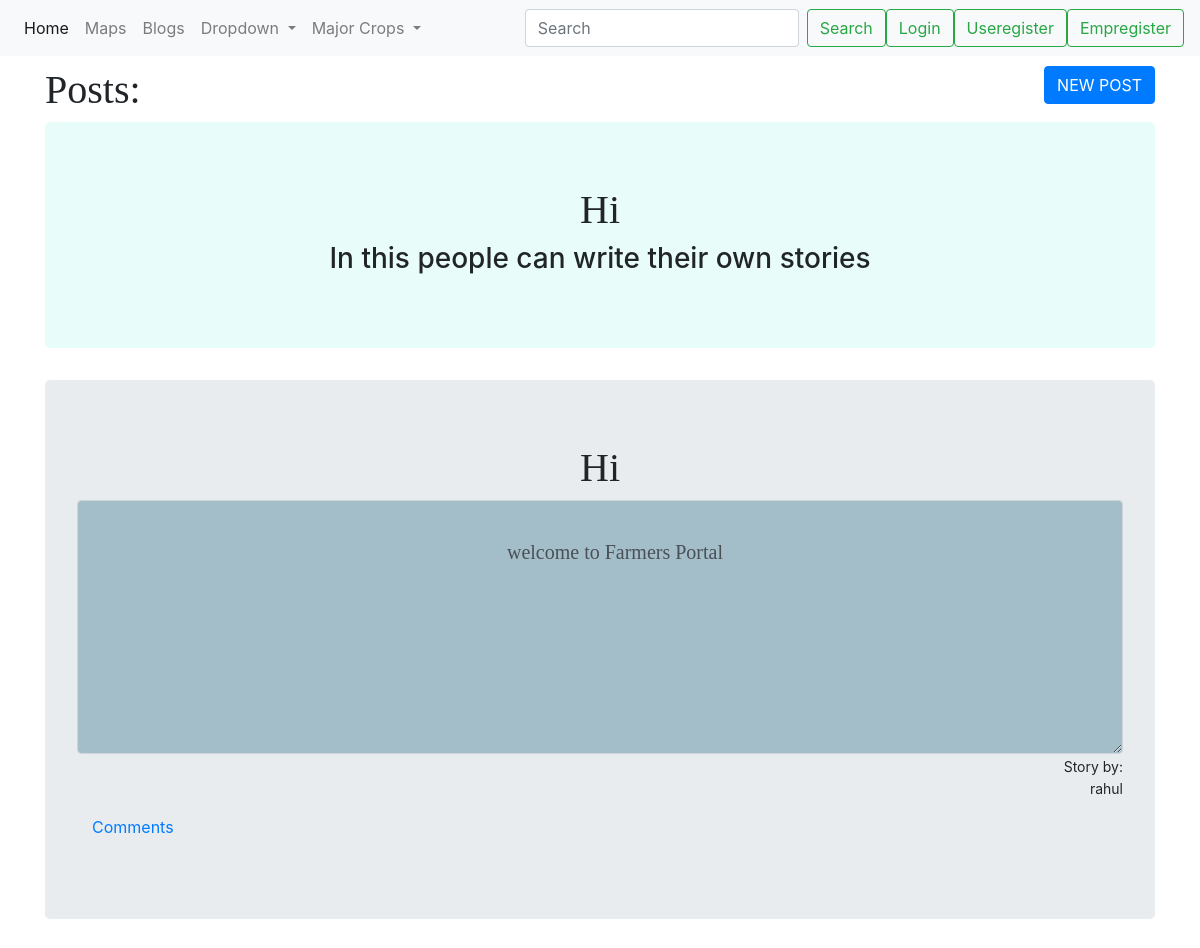
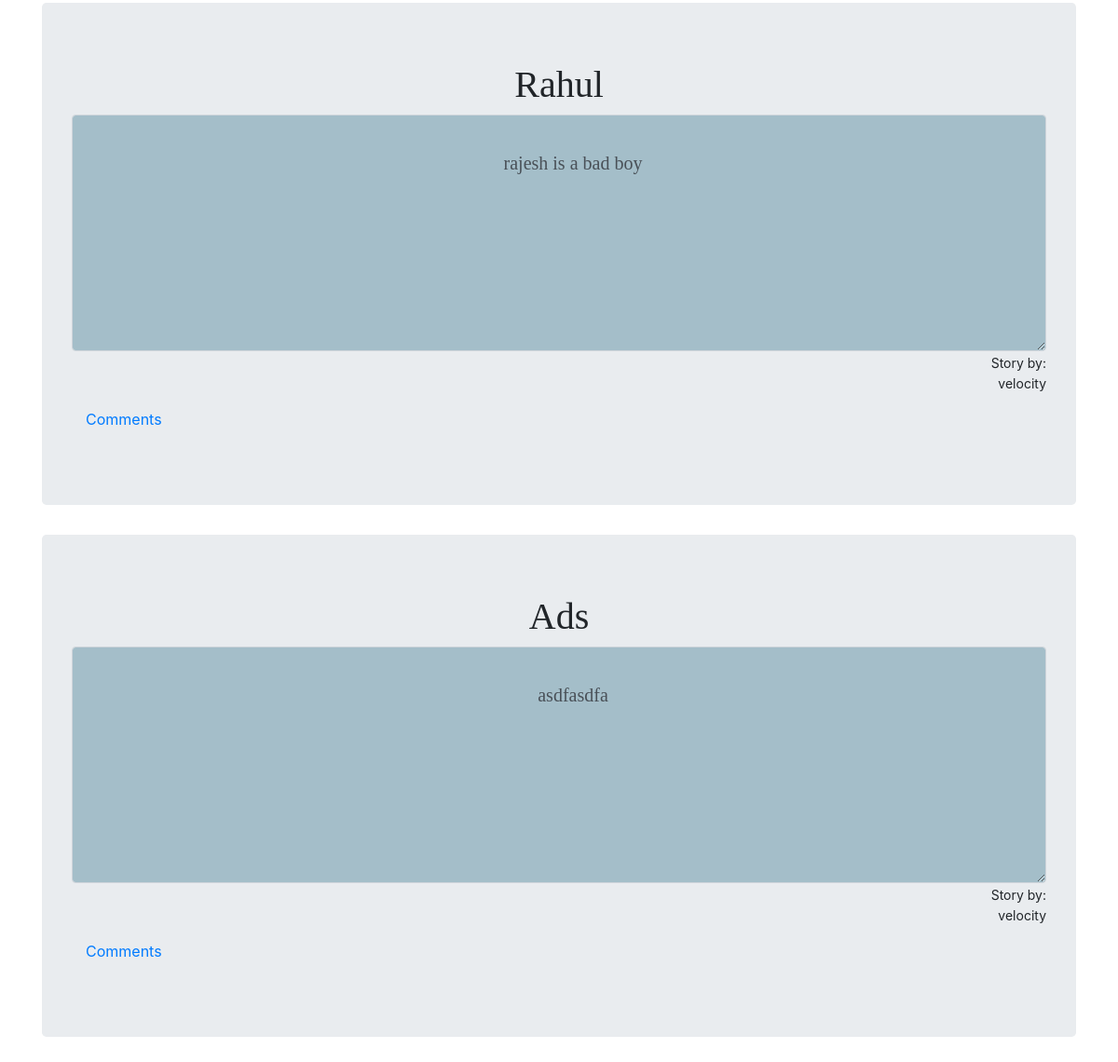
/landing, run on the app's committed database (2 pictures, top to bottom).
### agri/models.py (models this page shows, shortened)
class PublishUser(models.Model):
    title = models.CharField(max_length = 50)
    story = models.CharField(max_length=5000)
    author = models.CharField(max_length=100)

### agri/views.py (the view)
# urls.py: path("landing",views.landing,name="landing"),
def landing(request):
    objects = PublishUser.objects.order_by('-id')
    context ={'lists':objects}
    return render(request,'agri/landing.html',context)

### agri/templates/agri/landing.html (shortened to what this page needs)
{% extends "agri/index.html" %}
    {% block content %}
<div class="container " id='rahul' class='lit-rahul' style='margin-top: 10px;' >
  <form  method="post">
    <a href="{% url 'poster' %}"><button type="button" class='btn btn-primary' style="float:right;" name="button">NEW POST</button></a>
  </form>
  <h1>Posts:</h1>
 <div class="jumbotron" id='after' style=''>
    <h1 >Hi</h1>
    <h3>In this people can write their own stories</h3>
  </div>
</div>
   {% for item in lists %}
<div class="container" id='lit-post-ct'>
  <div class="jumbotron" id="what1">
    <h1 class='hello' id='luhar' >{{item.title}}</h1>
    <textarea name="name" readonly rows="8" cols="80" class='form-control ' id='story'>
      {{item.story}}
    </textarea>
    <div class="storyby">
        <small >Story by:<p>{{item.author}}</p></small>
    </div>
    <div class="container">
        <p>
            <a  data-toggle="collapse" href="#hellooooo{{item.id}}" role="button" aria-expanded="false" aria-controls="hellooooo{{item.id}}">
              Comments
            </a>
            </p>
      </div>
  </div>
</div>
{% endfor %}
    {% endblock %}

### static/css/index.css (style rules this page uses)
.hello { text-align: center; font-style: normal; font-family: sans-serif; text-decoration-color: #7FDBFF; text-transform: capitalize; margin-top: 0px; padding-top: 0px; }
#story { text-align: center; background-color: rgba(6, 84, 113,0.3); font-family: 'Comic Neue', cursive; text-align: center; font-size: 20px; }
#after { background-color: rgba(33, 230, 193,0.1); text-align: center; }
.storyby { text-align:right; marigin-right:10px; }
#rahul h1 { font-family: 'Metal Mania', cursive; }
#luhar { font-family: 'Piedra', cursive; }

### data on the page
PublishUser: title "Hi", name "welcome to Farmers Portal", author "rahul"
PublishUser: title "Rahul", name "rajesh is a bad boy", author "velocity"
PublishUser: title "Ads", name "asdfasdfa", author "velocity"
